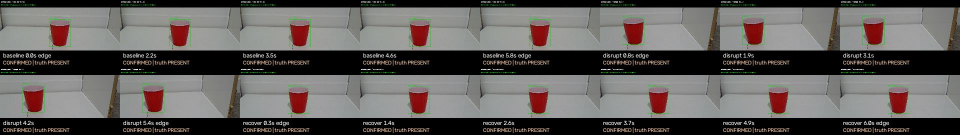
#> input picture media/contact_sheets/trial_001_camera_pose_rep1_none.jpg, 1920 x 270 px, given in place of the camera (shown at 1/2 size)
$ python stage3_camera_test.py
#> lines starting #> are read from the running program, lines starting #| are printed output that depends on the picture; after the words box and inside, x2 and y2 are one past the last pixel; in counts of white or black regions, pixels touching at a corner belong together
### archive/early-code/detection.py
"""

"""

import cv2
import numpy as np


COLOR_RANGES = {
    "red": [
        (np.array([0, 120, 70]), np.array([10, 255, 255])),
        (np.array([170, 120, 70]), np.array([180, 255, 255])),
    ],
    "yellow": [
        (np.array([20, 100, 100]), np.array([35, 255, 255])),
    ],
    "blue": [
        (np.array([100, 100, 70]), np.array([130, 255, 255])),
    ],
    "green": [
        (np.array([40, 70, 70]), np.array([85, 255, 255])),
    ],
}

MIN_CONTOUR_AREA = 700  # filter out noise
MORPH_KERNEL = np.ones((5, 5), np.uint8)


def build_mask(hsv_frame, color):
    """OR together all HSV ranges for a color (handles red's hue wraparound)."""
    mask = None
    for lower, upper in COLOR_RANGES[color]:
        m = cv2.inRange(hsv_frame, lower, upper)
        mask = m if mask is None else (mask + m)
    return mask


def clean_mask(mask):
    """
    Assignment 4(a): morphological cleanup.
    Erosion first to knock out small speckle noise, then dilation to fill
    back in any small gaps left inside the real object blob.
    """
    eroded = cv2.erode(mask, MORPH_KERNEL, iterations=1)
    dilated = cv2.dilate(eroded, MORPH_KERNEL, iterations=2)
    return dilated


def detect_object(frame, color):
    """
    Full pipeline: HSV mask -> erosion -> dilation -> find contours ->
    filter by area -> centroid.

    Returns a dict with bounding box + centroid, or None if nothing found.
    """
    hsv = cv2.cvtColor(frame, cv2.COLOR_BGR2HSV)
    mask = build_mask(hsv, color)
    mask = clean_mask(mask)

    contours, _ = cv2.findContours(mask, cv2.RETR_EXTERNAL, cv2.CHAIN_APPROX_SIMPLE)
    if not contours:
        return None

    largest = max(contours, key=cv2.contourArea)
    if cv2.contourArea(largest) < MIN_CONTOUR_AREA:
        return None

    x, y, w, h = cv2.boundingRect(largest)
    cx, cy = x + w // 2, y + h // 2

    return {
        "color": color,
        "bbox": (x, y, w, h),
        "centroid": (cx, cy),
        "area": cv2.contourArea(largest),
    }


def detect_any(frame, colors=("red", "yellow", "blue", "green")):
    """Try each color and return the first (largest-area) match found."""
    best = None
    for color in colors:
        result = detect_object(frame, color)
        if result and (best is None or result["area"] > best["area"]):
            best = result
    return best


GRID_LABELS = [
    ["top-left", "top-center", "top-right"],
    ["middle-left", "center", "middle-right"],
    ["bottom-left", "bottom-center", "bottom-right"],
]


def classify_grid(centroid, frame_width, frame_height):
    cx, cy = centroid
    col = min(int(cx / frame_width * 3), 2)
    row = min(int(cy / frame_height * 3), 2)
    return GRID_LABELS[row][col]


# [35 lines that do not run on import are left out]

### archive/early-code/hardware_tests/stage3_camera_test.py
"""

Prints FPS and detection status every frame
"""

import time

import cv2

from detection import classify_grid, detect_any

CAM_INDEX = 0


def main():
    cap = cv2.VideoCapture(CAM_INDEX)
    if not cap.isOpened():
        print(f"Could not open camera index {CAM_INDEX}. "
              f"Try a different index (0 vs 1 is a common mixup).")
        return

    print("Camera open. Press ESC to quit.")
    frame_count = 0
    start = time.time()

    while True:
        ret, frame = cap.read()
#> frame is the input picture: shape (270, 1920, 3); mean B, G, R 90.2, 92.3, 96.1
        if not ret:
            print("Frame capture failed.")
            continue

        frame_count += 1
        elapsed = time.time() - start
        fps = frame_count / elapsed if elapsed > 0 else 0

        h, w = frame.shape[:2]
#> h = 270; w = 1920
        result = detect_any(frame)
#> the loop in detect_any, `for color in colors:` made 4 passes
#> (x in detect_object, y in detect_object, w in detect_object, h in detect_object, cx in detect_object, cy in detect_object) on pass 1: (46, 178, 43, 48, 67, 202)
#> pass 1, in detect_object, `mask = build_mask(hsv, color)`:
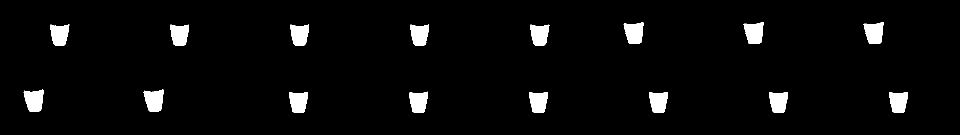
#> mask: shape (270, 1920) (shown at 1/2 size); 4% white; 16 white regions, largest, box (x1, y1, x2, y2) and area: (47, 179, 87, 224) 1355, (287, 179, 327, 224) 1352, (1487, 44, 1527, 88) 1340
#> pass 1, in clean_mask, `eroded = cv2.erode(mask, MORPH_KERNEL, iterations=1)`:
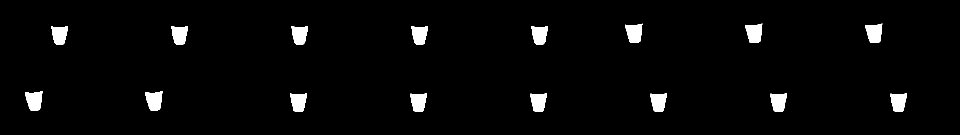
#> eroded: shape (270, 1920) (shown at 1/2 size); 3% white; 16 white regions, largest, box (x1, y1, x2, y2) and area: (50, 182, 85, 222) 1025, (1730, 47, 1765, 86) 1018, (290, 182, 325, 222) 1018
#> pass 1, in clean_mask, `dilated = cv2.dilate(eroded, MORPH_KERNEL, iterations=2)`:
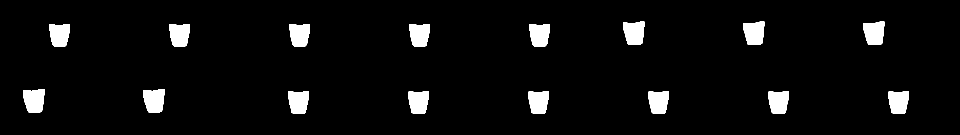
#> dilated: shape (270, 1920) (shown at 1/2 size); 5% white; 16 white regions, largest, box (x1, y1, x2, y2) and area: (46, 178, 89, 226) 1705, (286, 178, 329, 226) 1698, (1246, 43, 1289, 90) 1681
#> result = {'color': 'red', 'bbox': (46, 178, 43, 48), 'centroid': (67, 202), 'area': 1626}

        status = "NO DETECTION"
        if result:
            x, y, bw, bh = result["bbox"]
#> x = 46; y = 178; bw = 43; bh = 48
            cx, cy = result["centroid"]
#> cx = 67; cy = 202
            label = classify_grid((cx, cy), w, h)
#> label = 'bottom-left'
            status = f"{result['color']} @ {label}"
#> status = 'red @ bottom-left'

            cv2.rectangle(frame, (x, y), (x + bw, y + bh), (0, 255, 0), 2)
            cv2.circle(frame, (cx, cy), 5, (255, 0, 0), -1)
#> frame: shape (270, 1920, 3); mean B, G, R 90.1, 92.4, 96

        cv2.putText(frame, f"FPS: {fps:.1f} | {status}", (10, 25),
                    cv2.FONT_HERSHEY_SIMPLEX, 0.6, (0, 255, 0), 2)
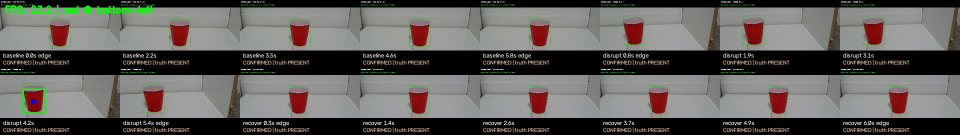
#> frame: shape (270, 1920, 3) (shown at 1/2 size); mean B, G, R 89.7, 92.9, 95.6
        cv2.imshow("Stage 3: Camera Test", frame)

        if cv2.waitKey(1) == 27:
#> (key Esc is pressed here)
            break

    cap.release()
    cv2.destroyAllWindows()
    print(f"Final average FPS: {fps:.1f}")


if __name__ == "__main__":
    main()

$ run again, on media/contact_sheets/trial_023_camera_pose_rep2_none.jpg
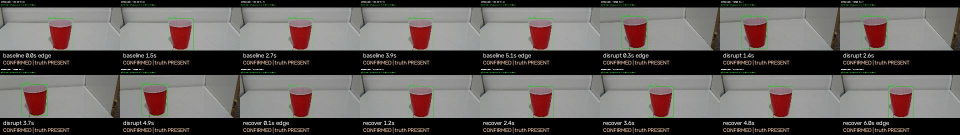
#> input picture media/contact_sheets/trial_023_camera_pose_rep2_none.jpg, 1920 x 270 px, given in place of the camera (shown at 1/2 size)
#> in main, frame is the input picture: shape (270, 1920, 3); mean B, G, R 90.2, 92.4, 97.6
#> the loop in detect_any, `for color in colors:` made 4 passes
#> (x in detect_object, y in detect_object, w in detect_object, h in detect_object, cx in detect_object, cy in detect_object) on pass 1: (1727, 45, 48, 53, 1751, 71)
#> pass 1, in detect_object, `mask = build_mask(hsv, color)`:
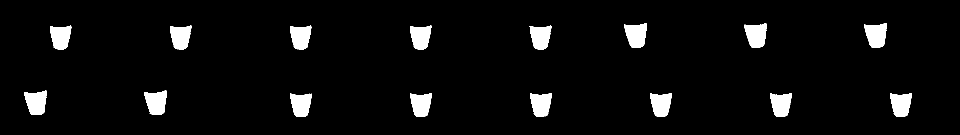
#> mask: shape (270, 1920) (shown at 1/2 size); 4.9% white; 16 white regions, largest, box (x1, y1, x2, y2) and area: (1728, 46, 1773, 96) 1662, (1248, 46, 1293, 96) 1655, (1488, 46, 1533, 96) 1652
#> in main, `result = detect_any(frame)`: result = {'color': 'red', 'bbox': (1727, 45, 48, 53), 'centroid': (1751, 71), 'area': 1952}
#> in main, `x, y, bw, bh = result["bbox"]`: x = 1727; y = 45; bw = 48; bh = 53
#> in main, `cx, cy = result["centroid"]`: cx = 1751; cy = 71
#> label = 'top-right'
#> status = 'red @ top-right'
#> in main, `cv2.putText(frame, f"FPS: {fps:.1f} | {status}", (10, 25), cv2.FONT_HE..`:
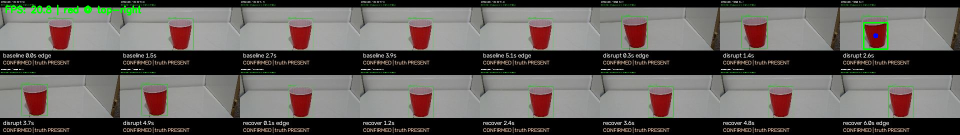
#> frame: shape (270, 1920, 3) (shown at 1/2 size); mean B, G, R 89.7, 93, 97

$ run again, on media/contact_sheets/trial_002_removal_rep1_none.jpg
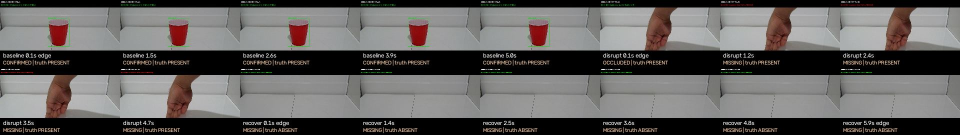
#> input picture media/contact_sheets/trial_002_removal_rep1_none.jpg, 1920 x 270 px, given in place of the camera (shown at 1/2 size)
#> in main, frame is the input picture: shape (270, 1920, 3); mean B, G, R 94, 95.3, 97.8
#> the loop in detect_any, `for color in colors:` made 4 passes
#> (x in detect_object, y in detect_object, w in detect_object, h in detect_object, cx in detect_object, cy in detect_object) on pass 1: (93, 150, 50, 86, 118, 193)
#> pass 1, in detect_object, `mask = build_mask(hsv, color)`:
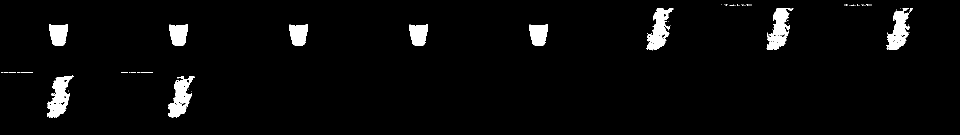
#> mask: shape (270, 1920) (shown at 1/2 size); 3.4% white; 76 white regions (62 under 20 px), largest, box (x1, y1, x2, y2) and area: (94, 151, 148, 235) 2244, (1533, 16, 1587, 100) 2203, (1293, 16, 1347, 101) 2176
#> in main, `result = detect_any(frame)`: result = {'color': 'red', 'bbox': (93, 150, 50, 86), 'centroid': (118, 193), 'area': 2616.5}
#> in main, `x, y, bw, bh = result["bbox"]`: x = 93; y = 150; bw = 50; bh = 86
#> in main, `cx, cy = result["centroid"]`: cx = 118; cy = 193
#> label = 'bottom-left'
#> status = 'red @ bottom-left'
#> in main, `cv2.putText(frame, f"FPS: {fps:.1f} | {status}", (10, 25), cv2.FONT_HE..`:
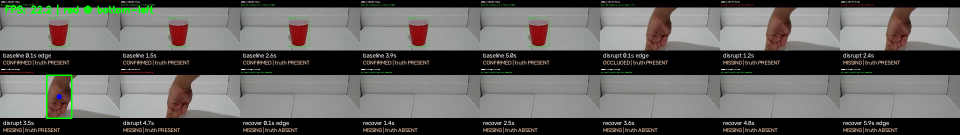
#> frame: shape (270, 1920, 3) (shown at 1/2 size); mean B, G, R 93.4, 96, 97.2
